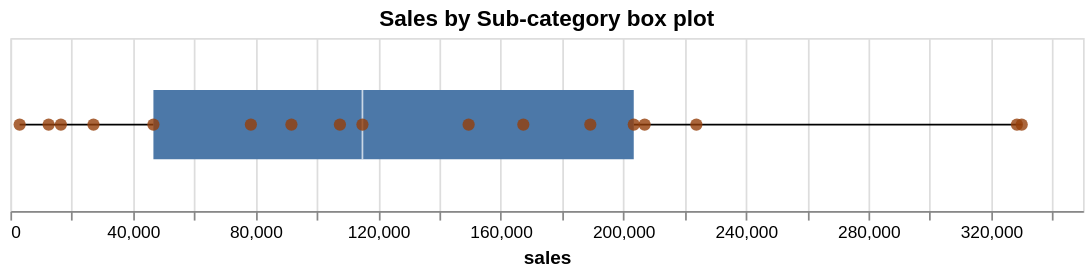

The cell this chart's notebook holds for it:
### Markdown cell above
The following is the altair box-plot of the dataframe `sales` column. As we can see by hoovering on the data points, the median contains the `Bookcases` sub-category. When the dataset length is odd, the median point belongs to the $2$<sup>nd</sup> percentile ($50\%$ of the data)

### Code cell
points = (alt
          .Chart(df_subcategory_sales)
          .mark_point(size = 50, filled=True, opacity=0.8, color = '#953f0a')
          .encode(
              x = alt.X('sales:Q'),
              tooltip = ['Sub-Category:N', 'sales:Q']                        
          )
         )

box = (alt
       .Chart(df_subcategory_sales)
       .mark_boxplot(size = 40)
       .encode(
           x = alt.X('sales:Q')
       )
      )
       

chart = (box + points).properties(
    title = 'Sales by Sub-category box plot',
    width = 620,
    height = 100
)

chart

### Figure 1 — Vega-Lite specification as saved in the notebook (floating-point values rounded to 4 significant figures)
{"config": {"view": {"continuousWidth": 300, "continuousHeight": 300}}, "layer": [{"mark": {"type": "boxplot", "size": 40}, "encoding": {"x": {"field": "sales", "type": "quantitative"}}}, {"mark": {"type": "point", "color": "#953f0a", "filled": true, "opacity": 0.8, "size": 50}, "encoding": {"tooltip": [{"field": "Sub-Category", "type": "nominal"}, {"field": "sales", "type": "quantitative"}], "x": {"field": "sales", "type": "quantitative"}}}], "data": {"name": "data-ed037528b1792cae8cd0959bf451fb48"}, "height": 100, "title": "Sales by Sub-category box plot", "width": 620, "$schema": "https://vega.github.io/schema/vega-lite/v5.20.1.json", "datasets": {"data-ed037528b1792cae8cd0959bf451fb48": [{"Sub-Category": "Fasteners", "sales": 3024.0}, {"Sub-Category": "Labels", "sales": 12490.0}, {"Sub-Category": "Envelopes", "sales": 16480.0}, {"Sub-Category": "Art", "sales": 27120.0}, {"Sub-Category": "Supplies", "sales": 46670.0}, {"Sub-Category": "Paper", "sales": 78480.0}, {"Sub-Category": "Furnishings", "sales": 91700.0}, {"Sub-Category": "Appliances", "sales": 107500.0}, {"Sub-Category": "Bookcases", "sales": 114900.0}, {"Sub-Category": "Copiers", "sales": 149500.0}, {"Sub-Category": "Accessories", "sales": 167400.0}, {"Sub-Category": "Machines", "sales": 189200.0}, {"Sub-Category": "Binders", "sales": 203400.0}, {"Sub-Category": "Tables", "sales": 207000.0}, {"Sub-Category": "Storage", "sales": 223800.0}, {"Sub-Category": "Chairs", "sales": 328400.0}, {"Sub-Category": "Phones", "sales": 330000.0}]}}
